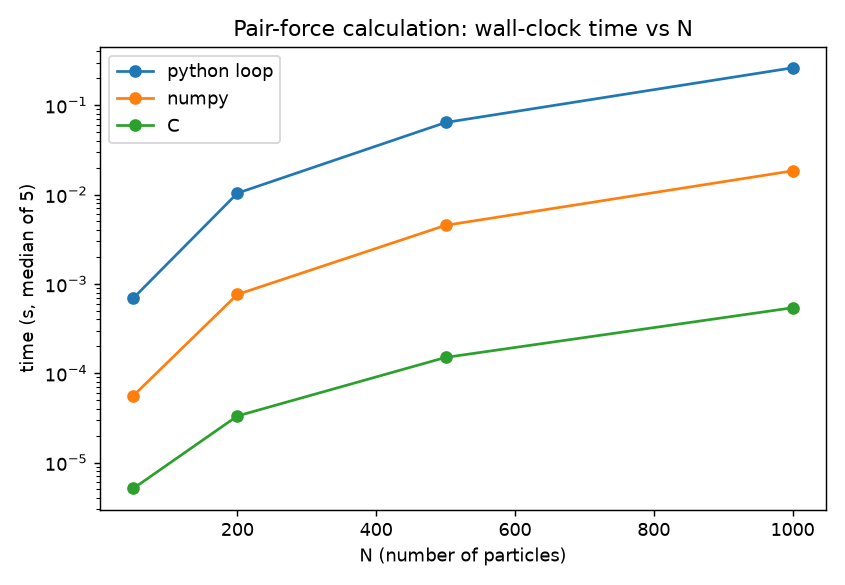

Python code for this plot:
"""
Task 6 - how fast is the pair-force calculation, three ways:
Python double loop, NumPy vectorized, compiled C.
Same positions for every method at a given N. 5 repeats, report the median.
"""

import ctypes
import time
import numpy as np
import matplotlib.pyplot as plt
import core

rc, k, r0 = 3.0, 1.5, 2.5
Ns = [50, 200, 500, 1000]
REPEATS = 5

lib = ctypes.CDLL("./libpairforces.dylib")
lib.pair_forces.argtypes = [
    ctypes.POINTER(ctypes.c_double), ctypes.c_int,
    ctypes.c_double, ctypes.c_double, ctypes.c_double,
    ctypes.POINTER(ctypes.c_double),
]


def forces_python_loop(pos, rc, k, r0):
    n = len(pos)
    forces = np.zeros((n, 2))
    for i in range(n):
        for j in range(n):
            if i == j:
                continue
            dx = pos[i, 0] - pos[j, 0]
            dy = pos[i, 1] - pos[j, 1]
            dist = (dx * dx + dy * dy) ** 0.5
            if dist >= rc:
                continue
            mag = -k * (dist - r0)
            safe = dist if dist != 0 else 1.0
            forces[i, 0] += mag * dx / safe
            forces[i, 1] += mag * dy / safe
    return forces


def forces_numpy(pos, rc, k, r0):
    forces, _, _ = core.compute_forces(pos, rc, k, r0)
    return forces


def forces_c(pos, rc, k, r0):
    n = len(pos)
    pos_flat = np.ascontiguousarray(pos, dtype=np.float64)
    out = np.zeros(2 * n, dtype=np.float64)
    lib.pair_forces(
        pos_flat.ctypes.data_as(ctypes.POINTER(ctypes.c_double)), n,
        rc, k, r0,
        out.ctypes.data_as(ctypes.POINTER(ctypes.c_double)),
    )
    return out.reshape(n, 2)


def median_time(fn, pos, repeats=REPEATS):
    ts = []
    for _ in range(repeats):
        t0 = time.perf_counter()
        fn(pos, rc, k, r0)
        ts.append(time.perf_counter() - t0)
    return float(np.median(ts))


methods = [("python loop", forces_python_loop), ("numpy", forces_numpy), ("C", forces_c)]
table = {name: [] for name, _ in methods}

print(f"{'N':>6} " + " ".join(f"{name:>16}" for name, _ in methods) +
      "    (seconds, median of 5)")
for N in Ns:
    pos, _ = core.init_state(N, 10.0 * (N / 16) ** 0.5)  # keep density roughly similar
    row = []
    # correctness check: all three must agree on this N before we trust the timing
    f_loop = forces_python_loop(pos, rc, k, r0)
    f_np = forces_numpy(pos, rc, k, r0)
    f_c = forces_c(pos, rc, k, r0)
    assert np.allclose(f_loop, f_np, atol=1e-8), "python loop vs numpy mismatch!"
    assert np.allclose(f_np, f_c, atol=1e-6), "numpy vs C mismatch!"

    for name, fn in methods:
        mt = median_time(fn, pos)
        table[name].append(mt)
        row.append(mt)
    print(f"{N:>6} " + " ".join(f"{v:>16.5f}" for v in row))

print("\nall three methods agree on the forces at every N (checked before timing)")

print("\n--- speedup relative to the python loop ---")
print(f"{'N':>6} {'numpy speedup':>15} {'C speedup':>12}")
for i, N in enumerate(Ns):
    base = table["python loop"][i]
    print(f"{N:>6} {base/table['numpy'][i]:>15.1f}x {base/table['C'][i]:>12.1f}x")

plt.figure(figsize=(6.5, 4.5))
for name, _ in methods:
    plt.plot(Ns, table[name], "o-", label=name)
plt.xlabel("N (number of particles)")
plt.ylabel("time (s, median of 5)")
plt.yscale("log")
plt.title("Pair-force calculation: wall-clock time vs N")
plt.legend()
plt.tight_layout()
plt.savefig("task6_efficiency.png", dpi=130)
print("saved task6_efficiency.png")

print("\n--- bottleneck ---")
print("python loop: the interpreter overhead of ~N^2 individual Python-level "
      "operations (attribute lookups, bounds checks) per call, not the actual math.")
print("numpy: builds a full (N,N,2) temporary array even for the pairs outside "
      "the cutoff, so it does ~N^2 work and allocates ~N^2 memory every call, "
      "just in fast compiled code instead of the Python interpreter.")
print("C: no python/numpy overhead at all, and no wasted temporaries; it's "
      "limited only by the raw N^2 floating point work.")
